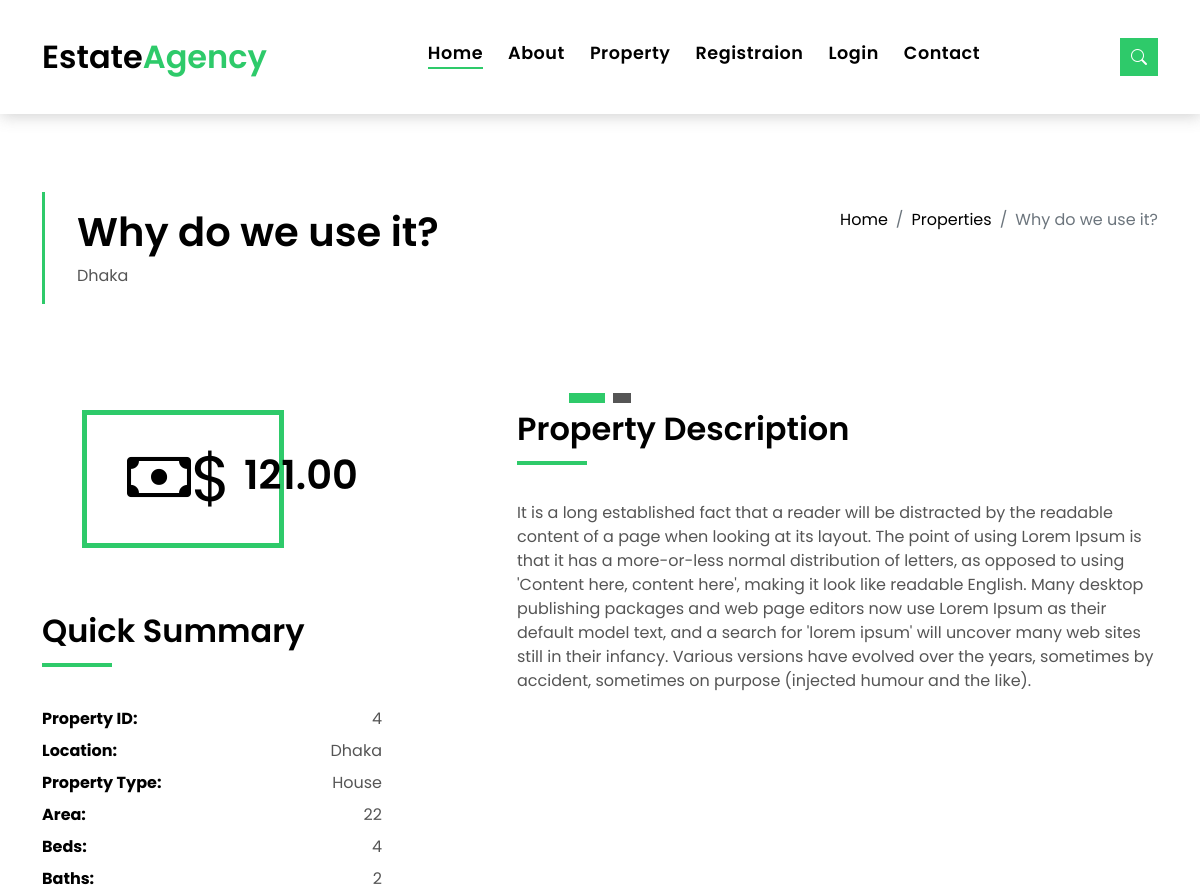
Before: /property/4 (upper part) with the older database file.
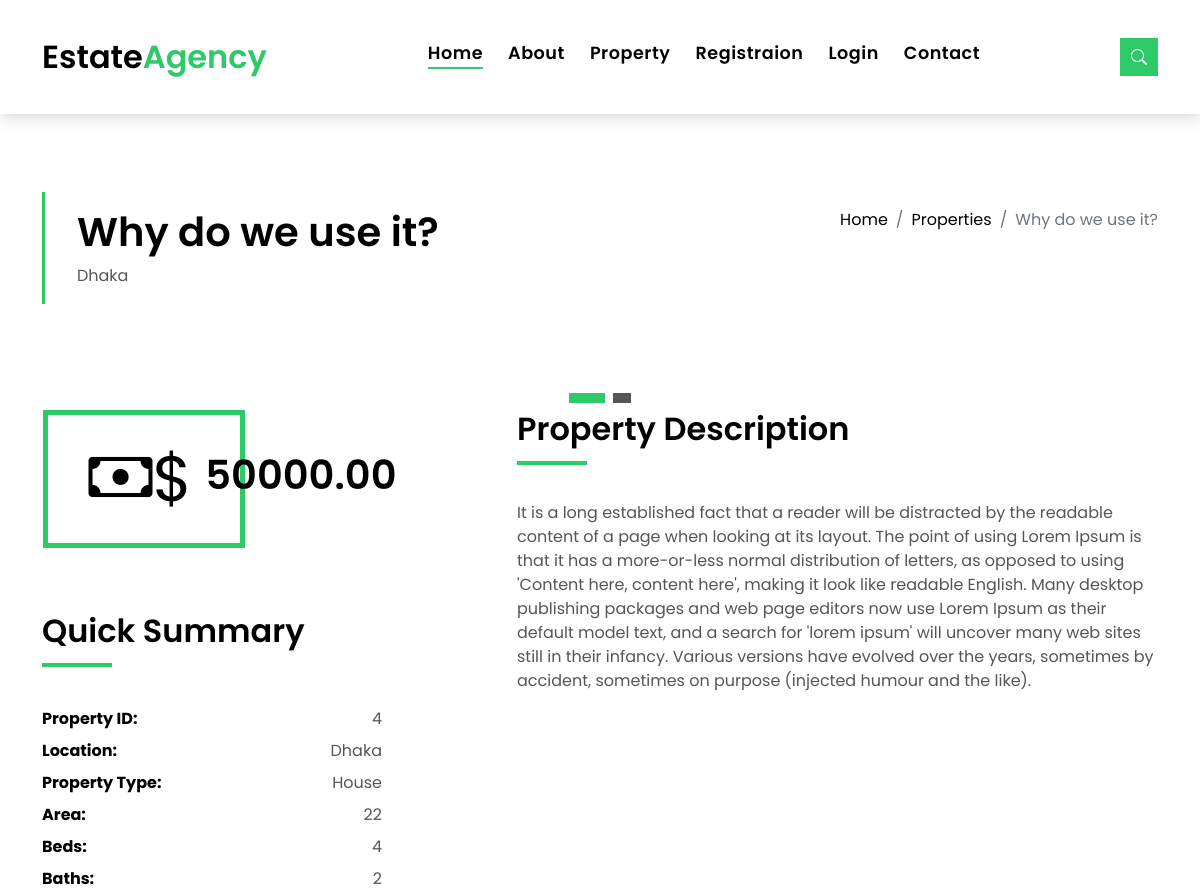
After: the same page with the newer database file.
### home/models.py (models this page shows, shortened)
class Property(models.Model):
    user = models.ForeignKey(User,on_delete=models.CASCADE,blank=True,null=True)
    name = models.CharField(max_length=250)
    description = models.TextField()
    price = models.DecimalField(max_digits=10,decimal_places=2)
    image = models.ImageField(upload_to="property/")
    location = models.CharField(max_length=250)
    property_type =models.CharField(max_length=250)
    area = models.CharField(max_length=250)
    beds = models.CharField(max_length=250)
    baths =models.CharField(max_length=250)
    garage =models.CharField(max_length=250)
    video = EmbedVideoField(blank=True,null=True)
    date_added = models.DateField(auto_now_add=True)
    is_publish = models.BooleanField(default=False)
    class Meta:
        ordering = ('-date_added',)

### home/views.py (the view)
# urls.py: path('property/<int:id>',views.single_property,name="single_property"),
def single_property(request,id):
    property = Property.objects.get(id=id)
    context = {
        'property':property
    }
    return render(request,'home/single_property.html',context)

### templates/home/single_property.html (shortened to what the changed rows need)
{% extends 'base.html' %}
{% load static %}
{% load humanize %}
{% load embed_video_tags %}
{% block content %}
<main id="main">
    <section class="intro-single">
      <div class="container">
        <div class="row">
          <div class="col-md-12 col-lg-8">
            <div class="title-single-box">
              <h1 class="title-single">{{property.name}}</h1>
              <span class="color-text-a">{{property.location}}</span>
            </div>
          </div>
          <div class="col-md-12 col-lg-4">
            <nav aria-label="breadcrumb" class="breadcrumb-box d-flex justify-content-lg-end">
              <ol class="breadcrumb">
                <li class="breadcrumb-item">
                  <a href="/">Home</a>
                </li>
                <li class="breadcrumb-item">
                  <a href="{% url 'all_property' %}">Properties</a>
                </li>
                <li class="breadcrumb-item active" aria-current="page">
                  {{property.name}}
                </li>
              </ol>
            </nav>
          </div>
        </div>
      </div>
    </section>
    <section class="property-single nav-arrow-b">
      <div class="container">
        <div class="row">
          <div class="col-sm-12">
            <div class="row justify-content-between">
              <div class="col-md-5 col-lg-4">
                <div class="property-price d-flex justify-content-center foo">
                  <div class="card-header-c d-flex">
                    <div class="card-title-c align-self-center">
                      <h5 class="title-c">{{property.price}}</h5>
                    </div>
                  </div>
                </div>
                <div class="property-summary">
                  <div class="summary-list">
                    <ul class="list">
                      <li class="d-flex justify-content-between">
                        <strong>Property ID:</strong>
                        <span>{{property.id}}</span>
                      </li>
                      <li class="d-flex justify-content-between">
                        <strong>Location:</strong>
                        <span>{{property.location}}</span>
                      </li>
                      <li class="d-flex justify-content-between">
                        <strong>Property Type:</strong>
                        <span>{{property.property_type}}</span>
                      </li>
                      <li class="d-flex justify-content-between">
                        <strong>Area:</strong>
                        <span>{{property.area}}
                        </span>
                      </li>
                      <li class="d-flex justify-content-between">
                        <strong>Beds:</strong>
                        <span>{{property.beds}}</span>
                      </li>
                      <li class="d-flex justify-content-between">
                        <strong>Baths:</strong>
                        <span>{{property.baths}}</span>
                      </li>
                    </ul>
                  </div>
                </div>
              </div>
              <div class="col-md-7 col-lg-7 section-md-t3">
                <div class="property-description">
                  <p class="description color-text-a no-margin">
                    {{property.description | safe}}
                  </p>
                </div>
              </div>
            </div>
          </div>
        </div>
      </div>
    </section>
  </main>
{% endblock content %}

Changed rows visible on the page:
changed Property "Why do we use it?": price "121.00" → "50000.00"
